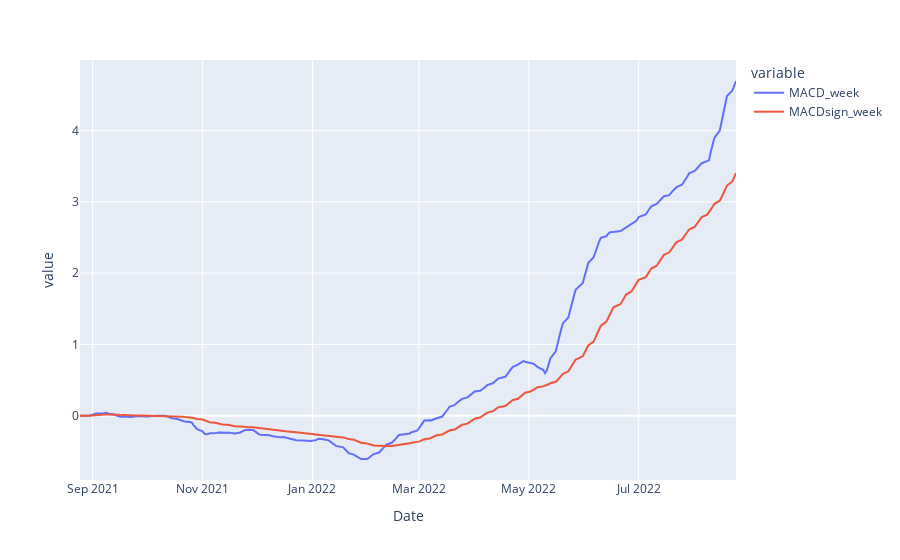

The notebook cell saved with this chart:
### Code cell
# DAs ist der Ticker fiel, der alle Ticker enthaelt, die gelsen werden:
tkr = pd.read_csv(singleticker_file,sep=";",decimal=',',parse_dates=True,index_col=0)
        #df = yf.download(ticker, start=start_date.strftime("%Y-%m-%d"), end=end_date.strftime("%Y-%m-%d"))
    
for i in tkr["ticker"]:
    mydict={}
    file=pfad+ "/"  + i + ".csv"
    df = pd.read_csv(file,sep=";",decimal=',',parse_dates=True,index_col=0)
    #print(file)
    df["dummy"]= df["Factor"]-df["EMA100"]
    df["dummy"]=df["dummy"].fillna(0)
    Indikatoren.Zscore_rolling(df,"dummy",100)
    #df["Zscore"]=stats.zscore(df["dummy"])
    #Prüfe auf z-score
    #########################################################################
    if (df["z-score"][-1] < -2.5) or (df["z-score"][-1] >2.5):
    ########################################################################
        mydict["ticker"]=i
        mydict["Name"]=tkr["name"][tkr["ticker"]==i]
        mydict["Sector"]=tkr["sector"][tkr["ticker"]==i]
        mydict["Industry"]=tkr["industry"][tkr["ticker"]==i]
        mydict["z-score"]=df["z-score"][-1]
        mydict["Name"]=tkr["name"][tkr["ticker"]==i]
        
        
    if((df["MACDdif_week"][-1] > 0) and \
        ((df["MACD_week"][-1] > 0) and (df["MACDsign_week"][-1] < 0))):
            mydict["ticker"]=i
            mydict["Name"]=tkr["name"][tkr["ticker"]==i]
            mydict["Volume"]=df["Volume"][-1]
            mydict["Sector"]=tkr["sector"][tkr["ticker"]==i]
            mydict["Industry"]=tkr["industry"][tkr["ticker"]==i]
            mydict["MACDsignal"]="Long"
    if((df["MACDdif_week"][-1] < 0) and \
        ((df["MACD_week"][-1] < 0) and (df["MACDsign_week"][-1] > 0))):
            mydict["ticker"]=i
            mydict["Name"]=tkr["name"][tkr["ticker"]==i]
            mydict["Volume"]=df["Volume"][-1]
            mydict["Sector"]=tkr["sector"][tkr["ticker"]==i]
            mydict["Industry"]=tkr["industry"][tkr["ticker"]==i]
            mydict["MACDsignal"]="Short"        
    
    
    if i == "HRB":
        fig = px.line(df, x=df.index, y=[df["MACD_week"],df["MACDsign_week"]])
        fig.show()  

    if len(mydict)>0:
        exportList =exportList.append(mydict,ignore_index=True)

### Figure 1 — Plotly figure (JSON) as saved in the notebook; plotly's stock layout.template omitted (floating-point values rounded to 4 significant figures; data arrays with more than 128 entries replaced by an {"elided": "..."} marker saying what was removed)
{"data": [{"hovertemplate": "variable=MACD_week<br>Date=%{x}<br>value=%{y}<extra></extra>", "legendgroup": "MACD_week", "line": {"color": "#636efa", "dash": "solid"}, "marker": {"symbol": "circle"}, "mode": "lines", "name": "MACD_week", "orientation": "v", "showlegend": true, "type": "scatter", "x": {"elided": "252 str values"}, "xaxis": "x", "y": {"elided": "252 float values"}, "yaxis": "y"}, {"hovertemplate": "variable=MACDsign_week<br>Date=%{x}<br>value=%{y}<extra></extra>", "legendgroup": "MACDsign_week", "line": {"color": "#EF553B", "dash": "solid"}, "marker": {"symbol": "circle"}, "mode": "lines", "name": "MACDsign_week", "orientation": "v", "showlegend": true, "type": "scatter", "x": {"elided": "252 str values"}, "xaxis": "x", "y": {"elided": "252 float values"}, "yaxis": "y"}], "layout": {"legend": {"title": {"text": "variable"}, "tracegroupgap": 0}, "margin": {"t": 60}, "xaxis": {"anchor": "y", "domain": [0, 1], "title": {"text": "Date"}}, "yaxis": {"anchor": "x", "domain": [0, 1], "title": {"text": "value"}}}}
